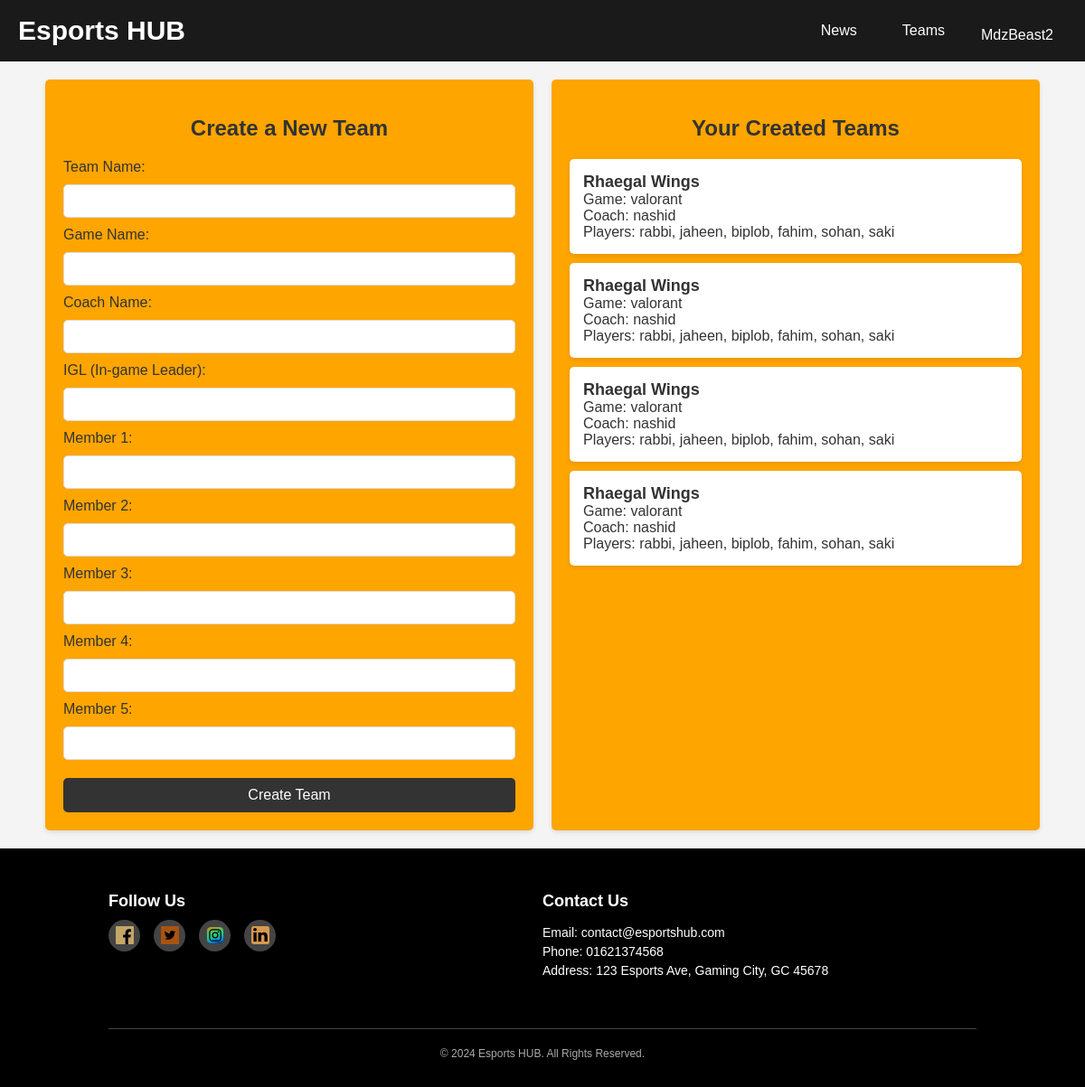
Screenshot of /team.php (signed in) with the database file from the repository.
### tables this page shows
CREATE TABLE `teams` (
  `id` int(11) NOT NULL,
  `team_name` varchar(255) NOT NULL,
  `game` varchar(50) NOT NULL,
  `igl_name` varchar(100) NOT NULL,
  `member1_name` varchar(100) DEFAULT NULL,
  `member2_name` varchar(100) DEFAULT NULL,
  `member3_name` varchar(100) DEFAULT NULL,
  `member4_name` varchar(100) DEFAULT NULL,
  `member5_name` varchar(100) DEFAULT NULL,
  `coach_name` varchar(100) DEFAULT NULL,
  `user_id` int(11) NOT NULL
);

### team.php (the view, shortened to what this page needs)
<?php
include('includes/db.php');
$user_id = $_SESSION['user_id'];
$query = "SELECT * FROM teams WHERE user_id = '$user_id'";
$result = mysqli_query($conn, $query);
?>
<!DOCTYPE html>
<html lang="en">
<head>
    <link rel="stylesheet" href="css/style.css">
</head>
<body>
    <?php include('includes/navbar.php'); ?>
    <div class="team-page-container">
        <div class="team-form">
            <h2>Create a New Team</h2>
            <form action="includes/team_creation_process.php" method="POST">
                <label for="team_name">Team Name:</label>
                <input type="text" id="team_name" name="team_name" required>
                <label for="game_name">Game Name:</label>
                <input type="text" id="game_name" name="game_name" required>
                <label for="coach_name">Coach Name:</label>
                <input type="text" id="coach_name" name="coach_name" required>
                <label for="player_IGL">IGL (In-game Leader):</label>
                <input type="text" id="player_IGL" name="player_IGL" required>
                <label for="player_1">Member 1:</label>
                <input type="text" id="player_1" name="player_1" required>
                <label for="player_2">Member 2:</label>
                <input type="text" id="player_2" name="player_2" required>
                <label for="player_3">Member 3:</label>
                <input type="text" id="player_3" name="player_3" required>
                <label for="player_4">Member 4:</label>
                <input type="text" id="player_4" name="player_4" required>
                <label for="player_5">Member 5:</label>
                <input type="text" id="player_5" name="player_5" required>
                <button type="submit">Create Team</button>
            </form>
        </div>
        <div class="created-teams">
            <h2>Your Created Teams</h2>
            <?php if (mysqli_num_rows($result) > 0): ?>
                <ul>
                    <?php while($row = mysqli_fetch_assoc($result)): ?>
                        <li>
                            <strong><?php echo $row['team_name']; ?></strong><br>
                            Game: <?php echo $row['game']; ?><br>
                            Coach: <?php echo $row['coach_name']; ?><br>
                            Players: <?php echo $row['igl_name'] . ', ' . $row['member1_name'] . ', ' . $row['member2_name'] . ', ' . $row['member3_name'] . ', ' . $row['member4_name'] . ', ' . $row['member5_name'] ; ?>
                        </li>
                    <?php endwhile; ?>
                </ul>
            <?php else: ?>
                <p>You haven't created any teams yet.</p>
            <?php endif; ?>
        </div>
    </div>
</body>
<?php include('includes/footer.php') ?>
</html>

### css/style.css (style rules this page uses)
body { font-family: Arial, sans-serif; background-color: #f7f9fc; margin: 0; padding: 0; }
h2 { text-align: center; color: #333; }
input[type="text"], input[type="password"], input[type="email"] { width: 100%; padding: 10px; margin: 10px 0; border: 1px solid #ddd; border-radius: 5px; box-sizing: border-box; }
button { width: 100%; padding: 10px; margin-top: 10px; background-color: #5cb85c; color: white; border: none; border-radius: 5px; cursor: pointer; }
body { font-family: Arial, sans-serif; margin: 0; padding: 0; background-color: #f7f9fc; }
.team-page-container { display: flex; justify-content: center; gap: 20px; margin: 20px; }
.team-form { flex: 1; padding: 20px; background-color: orange; border-radius: 5px; box-shadow: 0 2px 5px rgba(0, 0, 0, 0.1); max-width: 500px; }
.created-teams { flex: 1; padding: 20px; background-color: orange; border-radius: 5px; box-shadow: 0 2px 5px rgba(0, 0, 0, 0.1); max-width: 500px; }
.team-form input { width: 100%; padding: 10px; margin: 10px 0; border-radius: 5px; border: 1px solid #ddd; }
.team-form button { width: 100%; padding: 10px; background-color: #333; color: white; border: none; cursor: pointer; border-radius: 5px; font-size: 16px; }
.created-teams ul { list-style-type: none; padding: 0; }
.created-teams li { background-color: #fff; padding: 15px; margin-bottom: 10px; border-radius: 5px; box-shadow: 0 2px 5px rgba(0, 0, 0, 0.1); }
.created-teams li strong { font-size: 18px; }
body { font-family: 'Arial', sans-serif; margin: 0; padding: 0; background-color: #f4f4f4; color: #333; display: flex; flex-direction: column; min-height: 100vh; }

### rows the page displays
teams: team_name "Rhaegal Wings", game "valorant", coach_name "nashid", igl_name "rabbi", member1_name "jaheen", member2_name "biplob", member3_name "fahim", member4_name "sohan", member5_name "saki"
teams: team_name "Rhaegal Wings", game "valorant", coach_name "nashid", igl_name "rabbi", member1_name "jaheen", member2_name "biplob", member3_name "fahim", member4_name "sohan", member5_name "saki"
teams: team_name "Rhaegal Wings", game "valorant", coach_name "nashid", igl_name "rabbi", member1_name "jaheen", member2_name "biplob", member3_name "fahim", member4_name "sohan", member5_name "saki"
teams: team_name "Rhaegal Wings", game "valorant", coach_name "nashid", igl_name "rabbi", member1_name "jaheen", member2_name "biplob", member3_name "fahim", member4_name "sohan", member5_name "saki"

### other values shown
$_SESSION['username'] "MdzBeast2"
